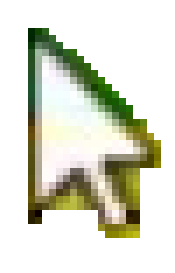
#> input picture results template/template.png, 25 x 39 px, given in place of pos_1.jpg, which was not available (shown 7 times larger)
$ python templatematching.py   (older library calls are emulated)
#> lines starting #> are read from the running program, lines starting #| are printed output that depends on the picture; after the words box and inside, x2 and y2 are one past the last pixel; in counts of white or black regions, pixels touching at a corner belong together; long printed decimals are rounded; pictures that were not available may be replaced by others from this repository, and a replacement may not be noted

import numpy as np

import cv2
# taken from the imutils package for python
def resize(image, width = None, height = None, inter = cv2.INTER_AREA):
	# initialize the dimensions of the image to be resized and
	# grab the image size
	dim = None
	(h, w) = image.shape[:2]

	# if both the width and height are None, then return the
	# original image
	if width is None and height is None:
		return image

	# check to see if the width is None
	if width is None:
		# calculate the ratio of the height and construct the
		# dimensions
		r = height / float(h)
		dim = (int(w * r), height)

	# otherwise, the height is None
	else:
		# calculate the ratio of the width and construct the
		# dimensions
		r = width / float(w)
		dim = (width, int(h * r))

	# resize the image
	resized = cv2.resize(image, dim, interpolation = inter)

	# return the resized image
	return resized

# Performing the gaussian blur on the image
img= cv2.imread('pos_1.jpg')
#> img is the input picture: shape (39, 25, 3); mean B, G, R 205.4, 220.4, 218.5
blur = cv2.GaussianBlur(img,(3,3),0)
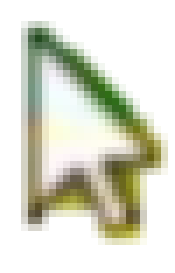
#> blur: shape (39, 25, 3) (shown 7 times larger); mean B, G, R 205.4, 220.4, 218.5
image= cv2.cvtColor(blur, cv2.COLOR_BGR2GRAY)
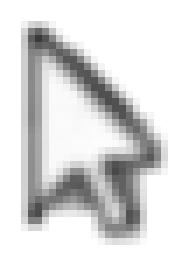
#> image: shape (39, 25) (shown 7 times larger); min 58, max 255, mean 218.1


template = cv2.imread("template.png")
templategray = cv2.cvtColor(template, cv2.COLOR_BGR2GRAY)
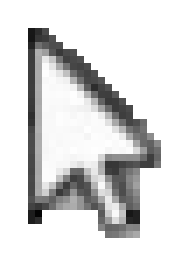
#> templategray: shape (39, 25) (shown 7 times larger); min 4, max 255, mean 218.1
#Performing the laplacian on image and template
image = np.asarray(image)
imagelap = cv2.Laplacian(image,cv2.CV_8U)
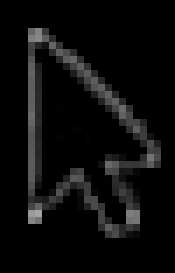
#> imagelap: shape (39, 25) (shown 7 times larger); min 0, max 163, mean 12.1
templatelap = cv2.Laplacian(templategray,cv2.CV_8U)
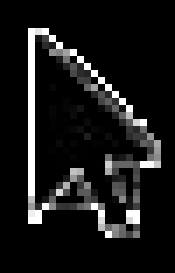
#> templatelap: shape (39, 25) (shown 7 times larger); min 0, max 255, mean 24.5

resultant = None
for i in np.linspace(0.1,0.6,60):
	small = resize(templatelap, width = int(templatelap.shape[1] * i))
	print(small.shape)
	result = cv2.matchTemplate(imagelap, small, cv2.TM_CCOEFF)
	minvalue, maxvalue, minloc, maxloc = cv2.minMaxLoc(result)
	print(maxvalue)
	if resultant is None or maxvalue > resultant[0]:
		resultant = (maxvalue, maxloc)
#> this loop made 60 passes
#> (small, minvalue, maxvalue, minloc, resultant) on passes 1, 4: ([[31, 7], [25, 35], [22, 26]], -2322.7, 1385.7, (3, 31), (1385.7, (4, 3))), ([[33, 17, 0], [31, 27, 24], [34, 32, 36], [18, 22, 20]], -4863.5, 3600, (3, 30), (3600, (4, 3)))
#> (minvalue, maxvalue, minloc, resultant) on passes 9, 13, 18, 23, 27, 32: (-9956.5, 7915, (2, 30), (7915, (4, 3))), (-15867.5, 16440.8, (15, 17), (16440.8, (2, 26))), (-22346.5, 33859.5, (13, 15), (33859.5, (3, 3))), (-31319.5, 57103.5, (4, 6), (57103.5, (3, 3))), (-36409.3, 73918.1, (4, 6), (73918.1, (3, 3))), (-43856, 91539.7, (5, 7), (91539.7, (3, 3)))
#| 1385.667
#| 1385.667
#| 1385.667
#| 3600.0
#| 3600.0
#| 3600.0
#| 3600.0
#| 3600.0
#> (further printed lines are left out)
#> pass 1, `result = cv2.matchTemplate(imagelap, small, cv2.TM_CCOEFF)`:
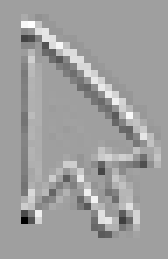
#> result: shape (37, 24) float32 (shown 7 times larger); min -2322.7, max 1385.7, mean 0; drawn with min black and max white

(maxvalue, maxloc )= resultant

(x, y) = (int(maxloc[0] ), int(maxloc[1] ))
#> x = 2; y = 2
(x2, y2)= (int((maxloc[0] + 30)), int((maxloc[1] + 30) ))
#> x2 = 32; y2 = 32
if(maxvalue >140000 or maxvalue <130000):
	cv2.rectangle(img, (x-10, y-10), (x2, y2), (0, 0, 255), 2)
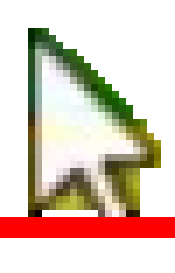
#> img: shape (39, 25, 3) (shown 7 times larger); 7.69% of pixels changed, all inside (x1, y1, x2, y2) = (0, 31, 25, 34)
cv2.imshow("Image", img)
cv2.waitKey(0)
